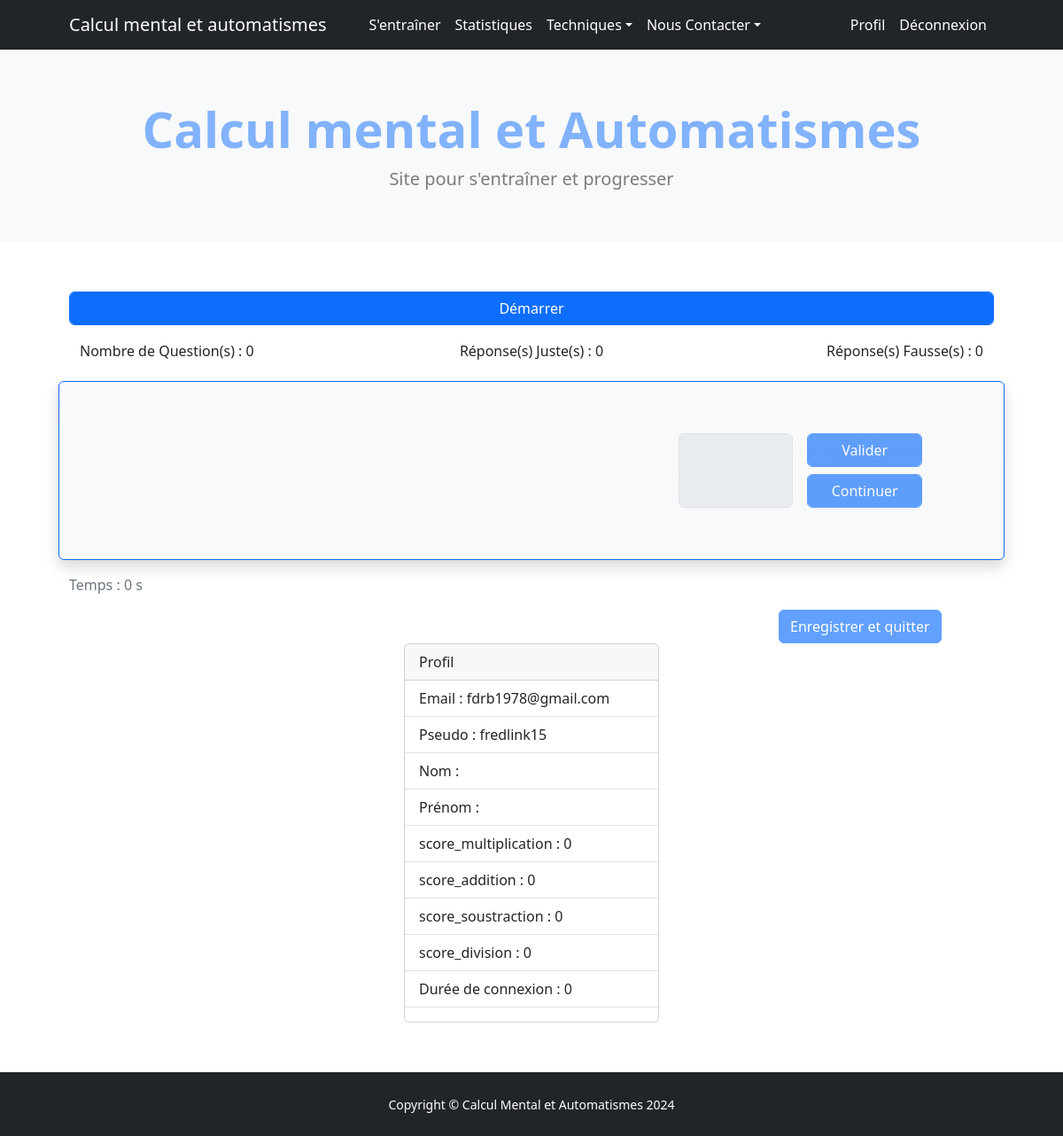
The page /account/jeu/ (signed in) on the database its author committed.
### accounts/models.py (models this page shows)
class ExChanger(AbstractUser):
    email = models.EmailField(unique=True)
    type = models.CharField(max_length=10, verbose_name="Sexe", choices=TYPE_USER)
    score_multiplication = models.IntegerField(default=0)
    score_addition = models.IntegerField(default=0)
    score_soustraction = models.IntegerField(default=0)
    score_division = models.IntegerField(default=0)
    duree_connexion = models.IntegerField(default=0)
    a = models.IntegerField(default=0)
    b = models.IntegerField(default=0)
    answer = models.IntegerField(default=0)
    reponseEleve = models.FloatField(default=0)
    url = models.CharField(max_length=100, default=0)
    nombreQuestions = models.IntegerField(default=0)
    reponsesJustes = models.IntegerField(default=0)
    reponsesFausses = models.IntegerField(default=0)
    reponsesJustesPourcentage = models.FloatField(default=0)
    reponsesFaussesPourcentage = models.FloatField(default=0)
    tempsMoyenCentieme = models.FloatField(default=0)
    horaire1 = models.FloatField(default=0)
    Duree = models.FloatField(default=0)
    REQUIRED_FIELDS = ["username", "first_name", "last_name"]
    USERNAME_FIELD = "email"
    objects = ExChangerManager()

### accounts/views/user.py (the view)
# urls.py: path('jeu/', jeu, name="jeu"),
@login_required
def jeu(request):
    user = request.user
    user.nombreQuestions = 0
    user.reponsesJustes = 0
    user.reponsesFausses = 0
    user.reponsesJustesPourcentage = 0
    user.reponsesFaussesPourcentage = 0
    user.Duree = 0
    user.save(update_fields=['nombreQuestions', 'reponsesJustes', 'reponsesFausses', 'reponsesJustesPourcentage', 'reponsesFaussesPourcentage', 'Duree'])
    user.score.multiplicationALaSuite = 0
    user.score.save(update_fields=['multiplicationALaSuite'])
    if request.method == "POST":
        if form.is_valid():
            print(form.cleaned_data)
    return render(request, "accounts/jeu.html", context={"user": user})

### accounts/templates/accounts/jeu.html (shortened to what this page needs)
{% extends 'base.html' %}
{% load static %}
{% load crispy_forms_tags %}
{% block body %}
<head>
	<link rel="stylesheet" href="{% static 'css/stylecalc.css' %}">
	<link href="https://cdn.jsdelivr.net/npm/bootstrap@5.3.2/dist/css/bootstrap.min.css" rel="stylesheet">
</head>
<body>
<section class="py-2">
    <div class="container px-4 px-lg-5 mt-5">
	<div class="text-center">
		<button onclick="active() ; changerCouleurEtFocus() ; demarrerTime()" class="form-control btn btn-primary mb-1" id="hid_demarrer" type="button"
			hx-target="#hid_bloc0"
			hx-get="{% url 'accounts:choixOperation' %}"
			hx-trigger="click">
		Démarrer</button>
	</div>
		<div class="container">
			<div id="form">
				<div class="row">
					<div class="col-4 pt-3 text-start" >
						<h6 id="hid_nombreQuestions">Nombre de Question(s) : 0 </h6>
					</div>
					<div class="col-4 pt-3 text-center">
						<h6 id="hid_resultatsJustes">Réponse(s) Juste(s) : 0 </h6>
					</div>
					<div class="col-4 pt-3 text-end">
						<h6  id="hid_resultatsFaux">Réponse(s) Fausse(s) : 0 </h6>
					</div>
				</div>
			</div>
		</div>
		<div class="col-12 p-2"></div>
			<div id="hid_container" class="row align-items-center border border-primary rounded bg-light bg-gradient p-5 shadow">
				<div class="row">
					<div class="col-lg-8 col-md-12 col-sm 12">
					</div>
					<div class="col-lg-4 col-md-12 col-sm 12">
						<form method="POST" hx-post="{% url 'accounts:verificationReponse' %}" hx-target="#hid_commentaire" hx-select-oob="#hid_inp, hid_nombreQuestions, hid_resultatsJustes, hid_resultatsFaux" hx-swap="innerHtml" hx-disabled-elt="#hid_btn_valider">
							<div class="form-row d-flex ">
								<div class="col align-items-center mx-2">
									<input class="form-control w-100 h-100" type="number" name="name" id="hid_inp" autofocus style="font-size:30px; text-align:center;" value="">
								</div>
								<div class="col align-items-center mx-2">
									<button class="form-control btn btn-primary" id="hid_btn_valider" onclick="maz() ; stop()">Valider</button>
									<div style="display:block" id="hid_div1">
										<button onclick="activeContinuer() ; changerCouleurEtFocus() ; demarrerTime() ; raz()" class="form-control mt-2 btn btn-primary" id="hid_btn2" type="button" hx-target="#hid_bloc0" hx-get="{% url 'accounts:choixOperation' %}" hx-trigger="click">
										Continuer</button>
									</div>
								</div>
							</div>
						</form>
					</div>
				</div>
			</div>
		<p class="text-left align-bottom mt-3 text-secondary">Temps : <span id="hid_timer">0</span> s</p>
					<form method="POST" hx-post="{% url 'accounts:addresult' %}">
							<div class="row">
								<div class="col-3 text-left align-self-center">
								</div>
								<div class="col-6 text-left align-self-center" >
								</div>
								<div class="col-3 text-right align-self-right">
									<button
										type="submit"
										hx-get="{% url 'accounts:modal' %}"
										hx-target="#modals-here"
										hx-trigger="click"
										data-bs-toggle="modal"
										data-bs-target="#modals-here"
										class="btn btn-primary"
										id="hid_enregistrer"
										>Enregistrer et quitter
									</button>
								</div>
							</div>
					</form>
			</div>
	 <div class="card mx-auto mb-5" style="width: 18rem;">
                    <div class="card-header"> Profil </div>
                    <ul class="list-group list-group-flush">
                        <li class="list-group-item">Email : {{ user.email }}</li>
                        <li class="list-group-item">Pseudo : {{ user.username }}</li>
                        <li class="list-group-item">Nom : {{ user.first_name }}</li>
                        <li class="list-group-item">Prénom : {{ user.last_name }}</li>
                     	<li class="list-group-item">score_multiplication : {{ user.score_multiplication }}</li>
						<li class="list-group-item">score_addition : {{ user.score_addition }}</li>
						<li class="list-group-item">score_soustraction : {{ user.score_soustraction }}</li>
						<li class="list-group-item">score_division : {{ user.score_division }}</li>
						<li class="list-group-item">Durée de connexion : {{ user.duree_connexion }}</li>
						<li id="hid_niveau" class="list-group-item">{{ user.tablemultiplication_Niveau }}</li>
					</ul>
	 </div>
</section>
</body>
</html>
{% endblock %}

### shop/static/css/stylecalc.css (style rules this page uses)
#hid_container { height: 202px; }
input[type="number"] { -moz-appearance:textfield; }

### rows shown on the page
ExChanger: email "fdrb1978@gmail.com", username "fredlink15", score_multiplication "0", score_addition "0", score_soustraction "0", score_division "0", duree_connexion "0"
